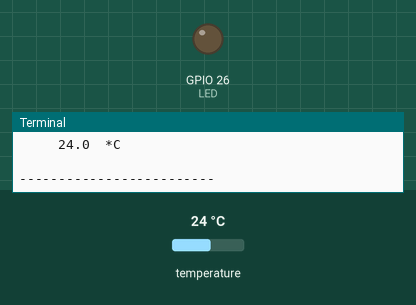
Recording of a program running on a simulated Raspberry Pi (BCM pin numbers). Shown: output pins drawn as LEDs (lit = HIGH), the last lines printed to the terminal. The inputs (shaded band) are chosen by the test bench; at power-on: temperature 24 °C.

Above: at 1.2 s.
1.3 s: temperature set to 27.4 °C
3.8 s: temperature set to 28.7 °C
At 5.4 s:
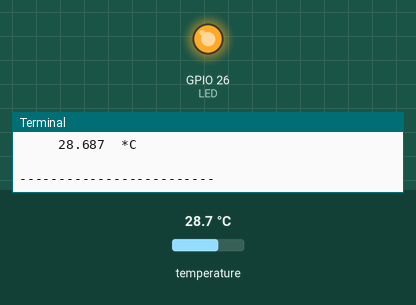
6.3 s: temperature set to 12 °C
At 8.2 s:
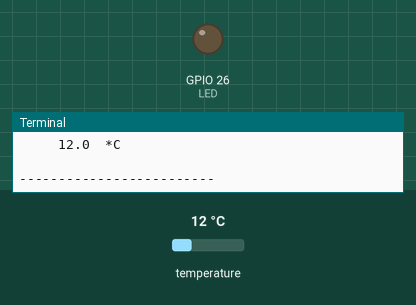
9.2 s: temperature set to 33 °C
At 10.2 s:
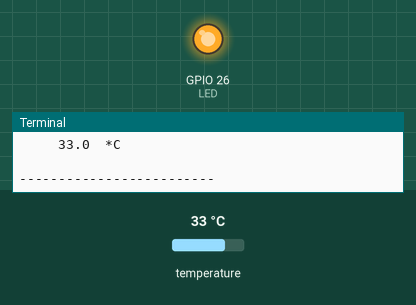
Timing chart, 0 to 12.2 s (numbered marks = the images above; inputs shaded):
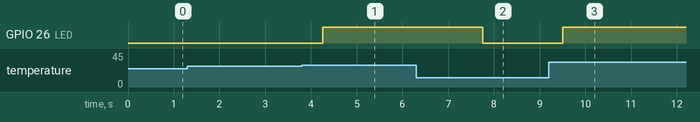

The program:

temperature.py
```python
import RPi.GPIO as GPIO
import time,os,glob

LED = 26
GPIO.setmode(GPIO.BCM)
GPIO.setup(LED,GPIO.OUT)
p = GPIO.PWM(LED,10)

PATH="/sys/bus/w1/devices/28-0000096582fc/w1_slave"#温度文件路径


while True:
    try:
        #os.system('clear')#清屏
        t=0
        with open(PATH,'r') as f:
            lines=f.readlines()
            msg=lines[0][-4:-1]
            if msg=='YES':
                t=str(round(int((lines[-1].split('='))[-1])/1000,3))#读取温度，保留三位小数
            else:
                t="N/A"

        #输出
        print("-------TEMPERATURE-------")
        print()
        print('     '+str(t)+'  *C')
        print()
        print("-------------------------")

        #报警
        try:
           if  float(t)>28:
               p.start(100)#温度报警
           else:
               p.start(0)
        except:pass

        time.sleep(1)

    except KeyboardInterrupt:
        GPIO.cleanup()
        break
```

Measured:
- the behaviour switches between 28 and 28.1 °C on temperature (found by bisection; images 0 and 1)
- after the input at 3.8 s, GPIO 26 (LED): LOW → HIGH after 0.45 s
- after the input at 6.3 s, GPIO 26 (LED): HIGH → LOW after 1.5 s
- after the input at 9.2 s, GPIO 26 (LED): LOW → HIGH after 0.31 s
